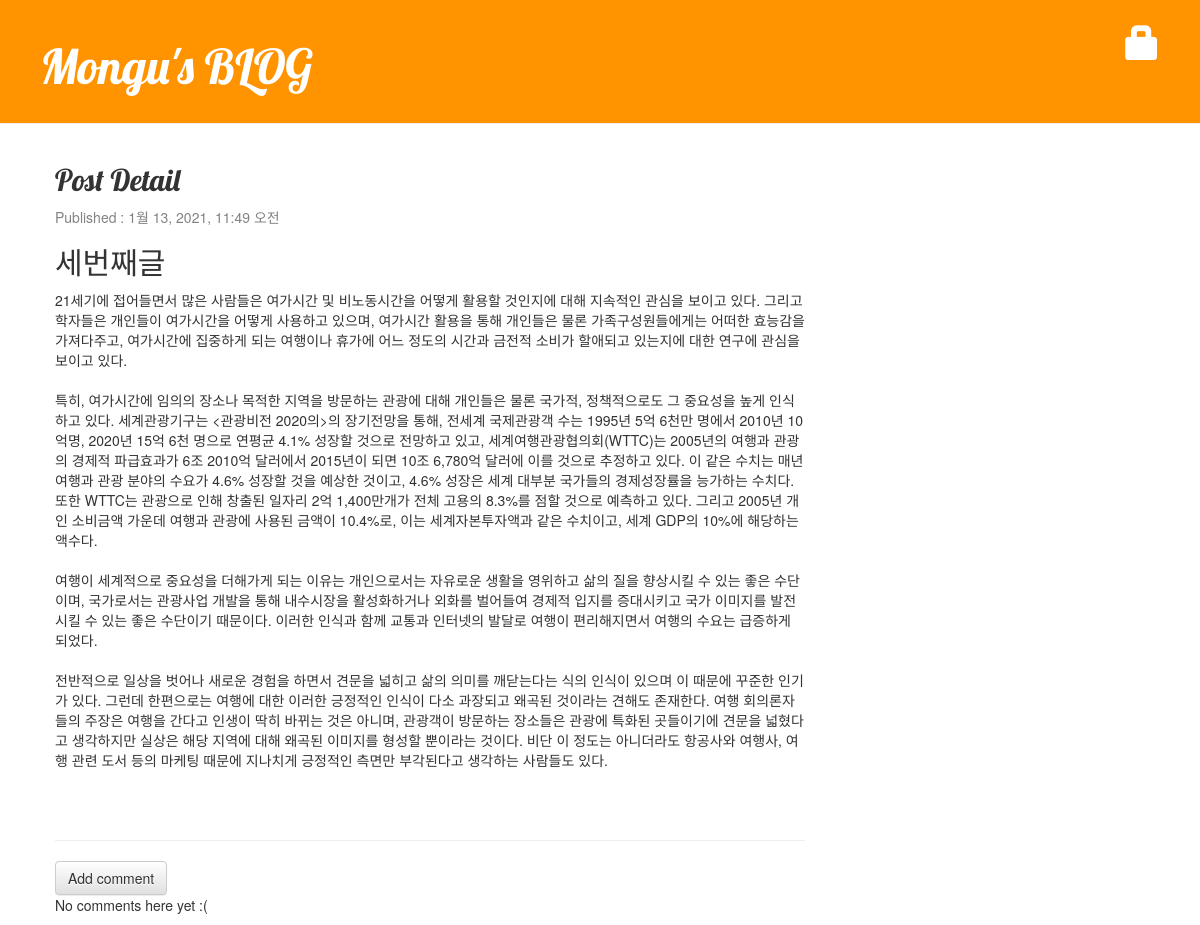
The app's page /post/4/ with its own data.
### blog/models.py (models this page shows, shortened)
class Post(models.Model):
    author = models.ForeignKey('auth.User', on_delete=models.CASCADE)
    title = models.CharField(max_length=200, validators=[min_length_3_validator])
    text = models.TextField()
    created_date = models.DateTimeField(default=timezone.now)
    published_date = models.DateTimeField(blank=True, null=True)

### blog/views.py (the view)
# urls.py: path('post/<int:pk>/', views.post_detail, name='post_detail'),
def post_detail(request, pk):
    post = get_object_or_404(Post, pk=pk)
    return render(request, 'blog/post_detail.html', {'post':post})

### blog/templates/blog/post_detail.html (shortened to what this page needs)
{% extends 'blog/base.html' %}
{% block content %}
    <div class="post">
        <h2>Post Detail</h2>
        {% if post.published_date %}
            <div class="date">
                <p>Published : {{post.published_date}}</p>
            </div>
        {% endif %}
        <h2>{{post.title}}</h2>
        <p>{{post.text|linebreaksbr}}</p>
    </div>
    <hr>
    <a class="btn btn-default" href="{% url 'add_comment_to_post' pk=post.pk %}">Add comment</a>
    {% for comment in post.comments.all %}
        {% if user.is_authenticated or comment.approved_comment %}
        <div class="comment">
            <div class="date">
                {{ comment.created_date }}
                {% if not comment.approved_comment %}
                    <a class="btn btn-default" href="{% url 'comment_remove' pk=comment.pk %}">
                    <span class="glyphicon glyphicon-remove"></span></a>
                    <a class="btn btn-default" href="{% url 'comment_approve' pk=comment.pk %}">
                    <span class="glyphicon glyphicon-ok"></span></a>
                {% endif %}
            </div>
            <strong>{{ comment.author }}</strong>
            <p>{{ comment.text|linebreaks }}</p>
        </div>
        {% endif %}
    {% empty %}
        <p>No comments here yet :(</p>
    {% endfor %}
{% endblock %}

### blog/static/css/blog.css (style rules this page uses)
h1, h2, h3, h4 { font-family: 'Lobster', cursive; }
.date { color: #828282; }
.post { margin-bottom: 70px; }

### records on screen
Post: published_date "1월 13, 2021, 11:49 오전", title "세번째글", text "21세기에 접어들면서 많은 사람들은 여가시간 및 비노동시간을 어떻게 활용할 것인지에 대해 지속적인 관심을 보이고 있다. 그리고 학자들은 개인들이 여가시간을 어떻게 사용하고 있으며, 여가시간 활용을 통해 개인들은 물론 가족구성원들에게는 어떠한 효능감을 가져다주고, 여가시간에 집중하게 되는 여행이나 휴가에 어느 정도의 시간과 금전적 소비가 할애되고 있는지에 대한 연구에 관심을 보이고 있다. 특히, 여가시간에 임의의 장소나 목적한 지역을 방문하는 관광에 대해 개인들은 물론 국가적, 정책적으로도 그 중요성을 높게 인식하고 있다. 세계관광기구는 <관광비전 2020의>의 장기전망을 통해, 전세계 국제관광객 수는 1995년 5억 6천만 명에서 2010년 10억명, 2020년 15억 6천 명으로 연평균 4.1% 성장할 것으로 전망하고 있고, 세계여행관광협의회(WTTC)는 2005년의 여행과 관광의 경제적 파급효과가 6조 2010억 달러에서 2015년이 되면 10조 6,780억 달러에 이를 것으로 추정하고 있다. 이 같은 수치는 매년 여행과 관광 분야의 수요가 4.6% 성장할 것을 예상한 것이고, 4.6% 성장은 세계 대부분 국가들의 경제성장률을 능가하는 수치다. 또한 WTTC는 관광으로 인해 창출된 일자리 2억 1,400만개가 전체 고용의 8.3%를 점할 것으로 예측하고 있다. 그리고 2005년 개인 소비금액 가운데 여행과 관광에 사용된 금액이…"
